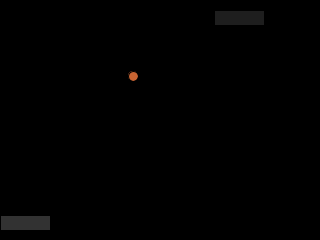
Frame 1 (no input)
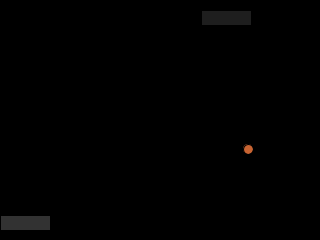
Frame 60 (the mouse pressed at the canvas centre just before this capture)
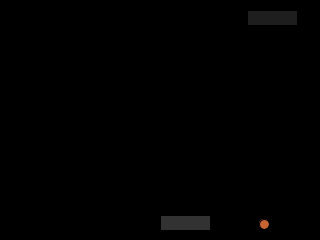
Frame 120 (the mouse held since frame 60 and released just before this capture)

The Processing sketch that drew these frames (run headless with seeded random() and noise(); from frame 60 on, the mouse is pressed at the canvas centre):

// Processing sketch: Lab2_Q3
// ── Lab2_Q3.pde
  
  final int SCREENX = 320;
  final int SCREENY = 240;
  final int PADDLEHEIGHT = 15;
  final int PADDLEWIDTH = 50;
  final int MARGIN = 10;
 
  Player thePlayer;
  ComputerPlayer theComputerPlayer;
  Ball theBall;
  
  void settings(){
    size(SCREENX, SCREENY);
  }
  void setup(){
    thePlayer = new Player(SCREENY-MARGIN-PADDLEHEIGHT);
    theComputerPlayer = new ComputerPlayer(SCREENY-MARGIN-PADDLEHEIGHT);
    theBall = new Ball();
    ellipseMode(RADIUS);
  }
  void draw() {
    background(0);
    thePlayer.move(mouseX);
    theComputerPlayer.move();
    theBall.move();
    theBall.collide(thePlayer);
    theBall.collide2(theComputerPlayer);
    thePlayer.draw();
    theComputerPlayer.draw();
    theBall.draw();
    //theBall.reset();
    mousePressed();
    //thePlayer.livesCount();
  }

  void mousePressed() {
    theBall.reset();
  }

// ── Ball.pde
class Ball {
  
  float x; float y;
  float dx; float dy;
  int radius;
  color ballColor = color(200, 100, 50);

  Ball(){
   x = random(SCREENX/4, SCREENX/2);
   y = random(SCREENY/4, SCREENY/2);
   dx = random(1, 2); 
   dy = random(1, 2);
   radius=5;
  }

  void move(){
    x = x+dx; 
    y = y+dy;
    if(x+radius>=SCREENX || x<=radius) dx = -dx;

  }
  void draw(){
      fill(ballColor);
      ellipse(int(x), int(y), radius, radius);
  }
  
  void reset() {
    if (y>280 || y < -30) {
       x = random(SCREENX/4, SCREENX/2);
       y = random(SCREENY/4, SCREENY/2);
       dx = random(1, 2); 
       dy = random(1, 2);
    }
  }
  

  void collide(Player tp){
    if(x+radius>=SCREENX || x<=radius) dx = -dx;
    //if(x-radius<=0) dx=-dx;
    //else if(x+radius>=SCREENX) dx=-dx;
    if(y+radius >= tp.ypos && y-radius<tp.ypos+PADDLEHEIGHT && x >=tp.xpos && x <= tp.xpos+PADDLEWIDTH){
      println("collided!");
      dy=-dy;
    }
   }
   
  void collide2(ComputerPlayer tp){
    if(x+radius>=SCREENX || x<=radius) dx = -dx;
    //if(x-radius<=0) dx=-dx;
    //else if(x+radius>=SCREENX) dx=-dx;
    if(y+radius >= tp.ypos && y-radius<tp.ypos+PADDLEHEIGHT && x >=tp.xpos && x <= tp.xpos+PADDLEWIDTH){
      println("collided!");
      dy=-dy;
    }
   }

}

// ── ComputerPlayer.pde

class ComputerPlayer {
  
  int xpos; int ypos;
  color paddlecolor = color(30);

  ComputerPlayer(int screen_x)
  {
    xpos=screen_x;
    ypos=MARGIN;
  }
  void move(){
    if(theBall.x<xpos+PADDLEWIDTH/2) xpos--;
    else xpos++;
  }
  
  void draw()
  {
    fill(paddlecolor);
    rect(xpos, ypos, PADDLEWIDTH, PADDLEHEIGHT);
  }
  
}

// ── Player.pde
class Player {
  int xpos; int ypos;
  color paddlecolor = color(50);
  int lives;

  Player(int screen_y)
  {
    xpos=SCREENX/2;
    ypos=screen_y;
    lives=3;
  }
  void move(int x){
    if(x>SCREENX-PADDLEWIDTH) xpos = SCREENX-PADDLEWIDTH;
    else xpos=x;
  }
  
  void draw()
  {
    fill(paddlecolor);
    rect(xpos, ypos, PADDLEWIDTH, PADDLEHEIGHT);
  }
  
  /*void livesCount(){
    if(theBall.y>SCREENY) {
      if (lives>0) lives--;
      else println("You lost!!");
    }*/
  
}
